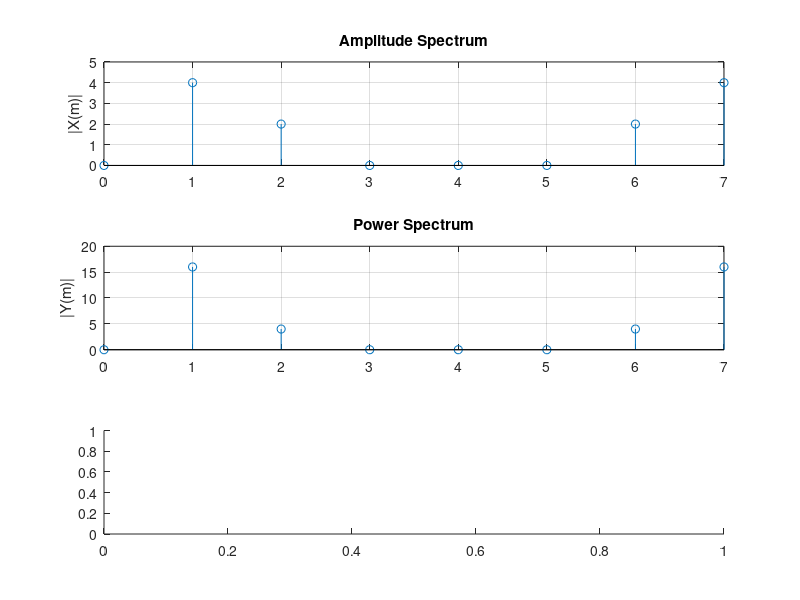

This chart was generated by the following MATLAB code: (Note: this script raises an error after producing the figure.)
clear;
N=8;
F1=1000;
F2=2000;
Fs=8000;

n=0:N-1
Xn=sin(2*pi*(F1/Fs)*n)+.5*sin(2*pi*(F2/Fs)*n+((3*pi)/4));
Xn

a=zeros(8,1);
b=zeros(8,1);
X=zeros(8,1);
Y=zeros(8,1);
X_angle=zeros(8,1);
for m=0:N-1
  for n=0:N-1
    a(m+1)=a(m+1)+Xn(n+1)*cos(2*pi*(n)*(m)/N);
    b(m+1)=b(m+1)-Xn(n+1)*sin(2*pi*(n)*(m)/N);
  end
  X(m+1)=sqrt(a(m+1)^2+b(m+1)^2);
  Y(m+1)=X(m+1)^2;
  X_angle=atan(b(m+1)/a(m+1));
end
m=0:N-1;
disp(X);
subplot(3,1,1);
stem(m,X)
grid on;

ylabel('|X(m)|');

title('Amplitude Spectrum')

m=0:N-1;
disp(Y);
subplot(3,1,2);
stem(m,Y)
grid on;

ylabel('|Y(m)|');

title('Power Spectrum')

p=0:N-1;
disp(X_angle);
subplot(3,1,3);
stem(p,X_angle)
grid on;

ylabel('|X_angle(m)|');

title('Phase Spectrum')
